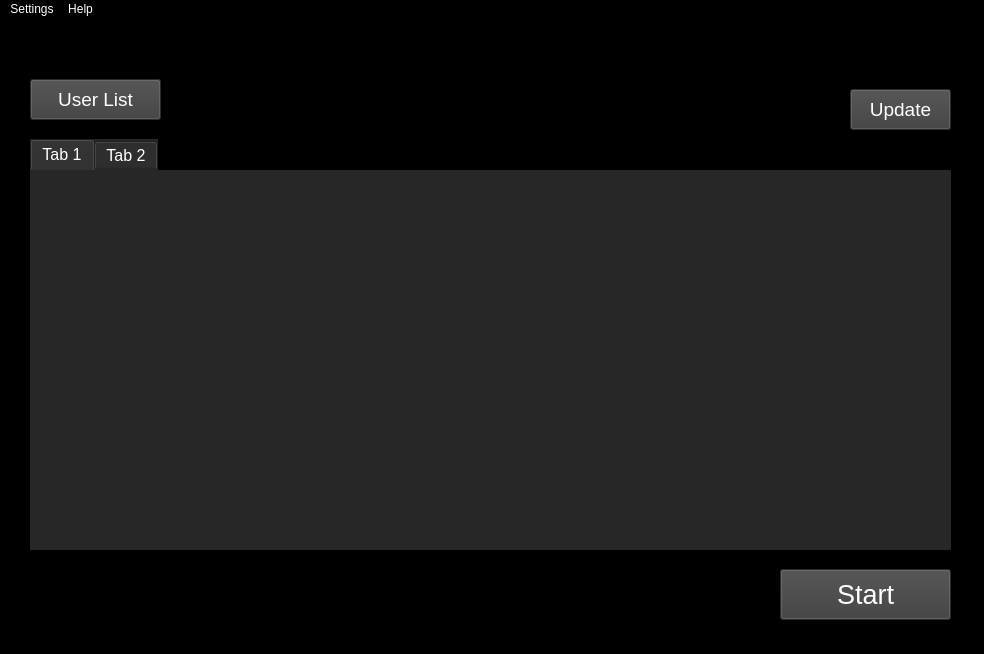
<?xml version="1.0" encoding="UTF-8"?>
<ui version="4.0">
 <author>Outsider</author>
 <class>YouTubeOutside</class>
 <widget class="QMainWindow" name="YouTubeOutside">
  <property name="geometry">
   <rect>
    <x>0</x>
    <y>0</y>
    <width>984</width>
    <height>654</height>
   </rect>
  </property>
  <property name="windowTitle">
   <string>Outside YouTube</string>
  </property>
  <property name="styleSheet">
   <string notr="true">alternate-background-color: rgb(255, 255, 255);
color: rgb(255, 255, 255);
background-color: rgb(0, 0, 0);
border-color: rgb(129, 136, 136);
border-top-color: rgb(129, 136, 136);
selection-background-color: rgb(61, 61, 61);</string>
  </property>
  <property name="toolButtonStyle">
   <enum>Qt::ToolButtonIconOnly</enum>
  </property>
  <widget class="QWidget" name="centralwidget">
   <widget class="QPushButton" name="pushButton">
    <property name="geometry">
     <rect>
      <x>780</x>
      <y>550</y>
      <width>171</width>
      <height>51</height>
     </rect>
    </property>
    <property name="sizePolicy">
     <sizepolicy hsizetype="Fixed" vsizetype="Fixed">
      <horstretch>0</horstretch>
      <verstretch>0</verstretch>
     </sizepolicy>
    </property>
    <property name="font">
     <font>
      <family>Arial</family>
      <pointsize>20</pointsize>
     </font>
    </property>
    <property name="toolTip">
     <string>&lt;html&gt;&lt;head/&gt;&lt;body&gt;&lt;p&gt;Start uploading videos&lt;/p&gt;&lt;/body&gt;&lt;/html&gt;</string>
    </property>
    <property name="autoFillBackground">
     <bool>false</bool>
    </property>
    <property name="styleSheet">
     <string notr="true">
background-color: rgb(61, 61, 61);</string>
    </property>
    <property name="text">
     <string>Start</string>
    </property>
   </widget>
   <widget class="QPushButton" name="pushButton_2">
    <property name="geometry">
     <rect>
      <x>850</x>
      <y>70</y>
      <width>101</width>
      <height>41</height>
     </rect>
    </property>
    <property name="sizePolicy">
     <sizepolicy hsizetype="Fixed" vsizetype="Fixed">
      <horstretch>0</horstretch>
      <verstretch>0</verstretch>
     </sizepolicy>
    </property>
    <property name="font">
     <font>
      <family>Arial</family>
      <pointsize>14</pointsize>
     </font>
    </property>
    <property name="toolTip">
     <string>&lt;html&gt;&lt;head/&gt;&lt;body&gt;&lt;p&gt;Start uploading videos&lt;/p&gt;&lt;/body&gt;&lt;/html&gt;</string>
    </property>
    <property name="autoFillBackground">
     <bool>false</bool>
    </property>
    <property name="styleSheet">
     <string notr="true">
background-color: rgb(61, 61, 61);</string>
    </property>
    <property name="text">
     <string>Update</string>
    </property>
   </widget>
   <widget class="QTabWidget" name="tabWidget">
    <property name="geometry">
     <rect>
      <x>30</x>
      <y>120</y>
      <width>921</width>
      <height>411</height>
     </rect>
    </property>
    <property name="font">
     <font>
      <family>Arial</family>
      <pointsize>12</pointsize>
     </font>
    </property>
    <property name="styleSheet">
     <string notr="true">background-color: rgb(39, 39, 39);
color: rgb(255, 255, 255);</string>
    </property>
    <property name="Anchor" stdset="0">
     <string/>
    </property>
    <widget class="QWidget" name="tab">
     <attribute name="title">
      <string>Tab 1</string>
     </attribute>
    </widget>
    <widget class="QWidget" name="tab_2">
     <attribute name="title">
      <string>Tab 2</string>
     </attribute>
    </widget>
   </widget>
   <widget class="QPushButton" name="pushButton_3">
    <property name="geometry">
     <rect>
      <x>30</x>
      <y>60</y>
      <width>131</width>
      <height>41</height>
     </rect>
    </property>
    <property name="sizePolicy">
     <sizepolicy hsizetype="Fixed" vsizetype="Fixed">
      <horstretch>0</horstretch>
      <verstretch>0</verstretch>
     </sizepolicy>
    </property>
    <property name="font">
     <font>
      <family>Arial</family>
      <pointsize>14</pointsize>
     </font>
    </property>
    <property name="toolTip">
     <string>&lt;html&gt;&lt;head/&gt;&lt;body&gt;&lt;p&gt;Start uploading videos&lt;/p&gt;&lt;/body&gt;&lt;/html&gt;</string>
    </property>
    <property name="autoFillBackground">
     <bool>false</bool>
    </property>
    <property name="styleSheet">
     <string notr="true">
background-color: rgb(61, 61, 61);</string>
    </property>
    <property name="text">
     <string>User List</string>
    </property>
   </widget>
  </widget>
  <widget class="QMenuBar" name="menubar">
   <property name="geometry">
    <rect>
     <x>0</x>
     <y>0</y>
     <width>984</width>
     <height>26</height>
    </rect>
   </property>
   <widget class="QMenu" name="menuOutside_YouTube">
    <property name="title">
     <string>Settings</string>
    </property>
   </widget>
   <widget class="QMenu" name="menuHelp">
    <property name="title">
     <string>Help</string>
    </property>
    <addaction name="actionAbout_Outside_YT"/>
   </widget>
   <addaction name="menuOutside_YouTube"/>
   <addaction name="menuHelp"/>
  </widget>
  <widget class="QStatusBar" name="statusbar"/>
  <action name="actionAbout_Outside_YT">
   <property name="text">
    <string>About Outside YT</string>
   </property>
  </action>
 </widget>
 <resources/>
 <connections/>
</ui>
